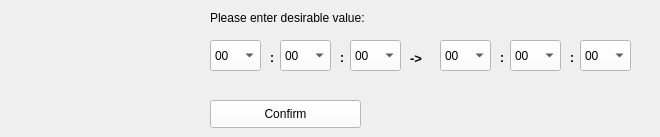
              <widget class="QWidget" name="page_2">
               <widget class="QLabel" name="label_10">
                <property name="geometry">
                 <rect>
                  <x>210</x>
                  <y>10</y>
                  <width>181</width>
                  <height>16</height>
                 </rect>
                </property>
                <property name="text">
                 <string>Please enter desirable value:</string>
                </property>
               </widget>
               <widget class="QLabel" name="label_11">
                <property name="geometry">
                 <rect>
                  <x>410</x>
                  <y>50</y>
                  <width>21</width>
                  <height>16</height>
                 </rect>
                </property>
                <property name="font">
                 <font>
                  <pointsize>10</pointsize>
                  <weight>75</weight>
                  <bold>true</bold>
                 </font>
                </property>
                <property name="text">
                 <string>-&gt;</string>
                </property>
               </widget>
               <widget class="QLabel" name="label_12">
                <property name="geometry">
                 <rect>
                  <x>270</x>
                  <y>50</y>
                  <width>16</width>
                  <height>16</height>
                 </rect>
                </property>
                <property name="font">
                 <font>
                  <weight>75</weight>
                  <bold>true</bold>
                 </font>
                </property>
                <property name="text">
                 <string>:</string>
                </property>
               </widget>
               <widget class="QLabel" name="label_20">
                <property name="geometry">
                 <rect>
                  <x>340</x>
                  <y>50</y>
                  <width>16</width>
                  <height>16</height>
                 </rect>
                </property>
                <property name="font">
                 <font>
                  <weight>75</weight>
                  <bold>true</bold>
                 </font>
                </property>
                <property name="text">
                 <string>:</string>
                </property>
               </widget>
               <widget class="QLabel" name="label_21">
                <property name="geometry">
                 <rect>
                  <x>570</x>
                  <y>50</y>
                  <width>16</width>
                  <height>16</height>
                 </rect>
                </property>
                <property name="font">
                 <font>
                  <weight>75</weight>
                  <bold>true</bold>
                 </font>
                </property>
                <property name="text">
                 <string>:</string>
                </property>
               </widget>
               <widget class="QLabel" name="label_24">
                <property name="geometry">
                 <rect>
                  <x>500</x>
                  <y>50</y>
                  <width>16</width>
                  <height>16</height>
                 </rect>
                </property>
                <property name="font">
                 <font>
                  <weight>75</weight>
                  <bold>true</bold>
                 </font>
                </property>
                <property name="text">
                 <string>:</string>
                </property>
               </widget>
               <widget class="QPushButton" name="confirm_time">
                <property name="geometry">
                 <rect>
                  <x>210</x>
                  <y>100</y>
                  <width>151</width>
                  <height>28</height>
                 </rect>
                </property>
                <property name="styleSheet">
                 <string notr="true">background-color: rgba(255, 255, 255);</string>
                </property>
                <property name="text">
                 <string>Confirm</string>
                </property>
               </widget>
               <widget class="QComboBox" name="mm_receive">
                <property name="geometry">
                 <rect>
                  <x>510</x>
                  <y>40</y>
                  <width>51</width>
                  <height>31</height>
                 </rect>
                </property>
                <property name="styleSheet">
                 <string notr="true">background-color: rgba(255, 255, 255);</string>
                </property>
                <item>
                 <property name="text">
                  <string>00</string>
                 </property>
                </item>
                <item>
                 <property name="text">
                  <string>15</string>
                 </property>
                </item>
                <item>
                 <property name="text">
                  <string>30</string>
                 </property>
                </item>
                <item>
                 <property name="text">
                  <string>45</string>
                 </property>
                </item>
               </widget>
               <widget class="QComboBox" name="ss_receive">
                <property name="geometry">
                 <rect>
                  <x>580</x>
                  <y>40</y>
                  <width>51</width>
                  <height>31</height>
                 </rect>
                </property>
                <property name="styleSheet">
                 <string notr="true">background-color: rgba(255, 255, 255);</string>
                </property>
                <item>
                 <property name="text">
                  <string>00</string>
                 </property>
                </item>
                <item>
                 <property name="text">
                  <string>15</string>
                 </property>
                </item>
                <item>
                 <property name="text">
                  <string>30</string>
                 </property>
                </item>
                <item>
                 <property name="text">
                  <string>45</string>
                 </property>
                </item>
               </widget>
               <widget class="QComboBox" name="mm_delivery">
                <property name="geometry">
                 <rect>
                  <x>280</x>
                  <y>40</y>
                  <width>51</width>
                  <height>31</height>
                 </rect>
                </property>
                <property name="styleSheet">
                 <string notr="true">background-color: rgba(255, 255, 255);</string>
                </property>
                <item>
                 <property name="text">
                  <string>00</string>
                 </property>
                </item>
                <item>
                 <property name="text">
                  <string>15</string>
                 </property>
                </item>
                <item>
                 <property name="text">
                  <string>30</string>
                 </property>
                </item>
                <item>
                 <property name="text">
                  <string>45</string>
                 </property>
                </item>
               </widget>
               <widget class="QComboBox" name="ss_delivery">
                <property name="geometry">
                 <rect>
                  <x>350</x>
                  <y>40</y>
                  <width>51</width>
                  <height>31</height>
                 </rect>
                </property>
                <property name="styleSheet">
                 <string notr="true">background-color: rgba(255, 255, 255);</string>
                </property>
                <item>
                 <property name="text">
                  <string>00</string>
                 </property>
                </item>
                <item>
                 <property name="text">
                  <string>15</string>
                 </property>
                </item>
                <item>
                 <property name="text">
                  <string>30</string>
                 </property>
                </item>
                <item>
                 <property name="text">
                  <string>45</string>
                 </property>
                </item>
               </widget>
               <widget class="QComboBox" name="hh_delivery">
                <property name="geometry">
                 <rect>
                  <x>210</x>
                  <y>40</y>
                  <width>51</width>
                  <height>31</height>
                 </rect>
                </property>
                <property name="styleSheet">
                 <string notr="true">background-color: rgba(255, 255, 255);</string>
                </property>
                <item>
                 <property name="text">
                  <string>00</string>
                 </property>
                </item>
                <item>
                 <property name="text">
                  <string>01</string>
                 </property>
                </item>
                <item>
                 <property name="text">
                  <string>02</string>
                 </property>
                </item>
                <item>
                 <property name="text">
                  <string>03</string>
                 </property>
                </item>
                <item>
                 <property name="text">
                  <string>04</string>
                 </property>
                </item>
                <item>
                 <property name="text">
                  <string>05</string>
                 </property>
                </item>
                <item>
                 <property name="text">
                  <string>06</string>
                 </property>
                </item>
                <item>
                 <property name="text">
                  <string>07</string>
                 </property>
                </item>
                <item>
                 <property name="text">
                  <string>08</string>
                 </property>
                </item>
                <item>
                 <property name="text">
                  <string>09</string>
                 </property>
                </item>
                <item>
                 <property name="text">
                  <string>10</string>
                 </property>
                </item>
                <item>
                 <property name="text">
                  <string>11</string>
                 </property>
                </item>
                <item>
                 <property name="text">
                  <string>12</string>
                 </property>
                </item>
                <item>
                 <property name="text">
                  <string>13</string>
                 </property>
                </item>
                <item>
                 <property name="text">
                  <string>14</string>
                 </property>
                </item>
                <item>
                 <property name="text">
                  <string>15</string>
                 </property>
                </item>
                <item>
                 <property name="text">
                  <string>16</string>
                 </property>
                </item>
                <item>
                 <property name="text">
                  <string>17</string>
                 </property>
                </item>
                <item>
                 <property name="text">
                  <string>18</string>
                 </property>
                </item>
                <item>
                 <property name="text">
                  <string>19</string>
                 </property>
                </item>
                <item>
                 <property name="text">
                  <string>20</string>
                 </property>
                </item>
                <item>
                 <property name="text">
                  <string>21</string>
                 </property>
                </item>
                <item>
                 <property name="text">
                  <string>22</string>
                 </property>
                </item>
                <item>
                 <property name="text">
                  <string>23</string>
                 </property>
                </item>
               </widget>
               <widget class="QComboBox" name="hh_receive">
                <property name="geometry">
                 <rect>
                  <x>440</x>
                  <y>40</y>
                  <width>51</width>
                  <height>31</height>
                 </rect>
                </property>
                <property name="styleSheet">
                 <string notr="true">background-color: rgba(255, 255, 255);</string>
                </property>
                <item>
                 <property name="text">
                  <string>00</string>
                 </property>
                </item>
                <item>
                 <property name="text">
                  <string>01</string>
                 </property>
                </item>
                <item>
                 <property name="text">
                  <string>02</string>
                 </property>
                </item>
                <item>
                 <property name="text">
                  <string>03</string>
                 </property>
                </item>
                <item>
                 <property name="text">
                  <string>04</string>
                 </property>
                </item>
                <item>
                 <property name="text">
                  <string>05</string>
                 </property>
                </item>
                <item>
                 <property name="text">
                  <string>06</string>
                 </property>
                </item>
                <item>
                 <property name="text">
                  <string>07</string>
                 </property>
                </item>
                <item>
                 <property name="text">
                  <string>08</string>
                 </property>
                </item>
                <item>
                 <property name="text">
                  <string>09</string>
                 </property>
                </item>
                <item>
                 <property name="text">
                  <string>10</string>
                 </property>
                </item>
                <item>
                 <property name="text">
                  <string>11</string>
                 </property>
                </item>
                <item>
                 <property name="text">
                  <string>12</string>
                 </property>
                </item>
                <item>
                 <property name="text">
                  <string>13</string>
                 </property>
                </item>
                <item>
                 <property name="text">
                  <string>14</string>
                 </property>
                </item>
                <item>
                 <property name="text">
                  <string>15</string>
                 </property>
                </item>
                <item>
                 <property name="text">
                  <string>16</string>
                 </property>
                </item>
                <item>
                 <property name="text">
                  <string>17</string>
                 </property>
                </item>
                <item>
                 <property name="text">
                  <string>18</string>
                 </property>
                </item>
                <item>
                 <property name="text">
                  <string>19</string>
                 </property>
                </item>
                <item>
                 <property name="text">
                  <string>20</string>
                 </property>
                </item>
                <item>
                 <property name="text">
                  <string>21</string>
                 </property>
                </item>
                <item>
                 <property name="text">
                  <string>22</string>
                 </property>
                </item>
                <item>
                 <property name="text">
                  <string>23</string>
                 </property>
                </item>
               </widget>
               <widget class="QLabel" name="text_complete_2">
                <property name="geometry">
                 <rect>
                  <x>380</x>
                  <y>100</y>
                  <width>271</width>
                  <height>21</height>
                 </rect>
                </property>
                <property name="font">
                 <font>
                  <pointsize>8</pointsize>
                 </font>
                </property>
                <property name="text">
                 <string/>
                </property>
               </widget>
              </widget>
